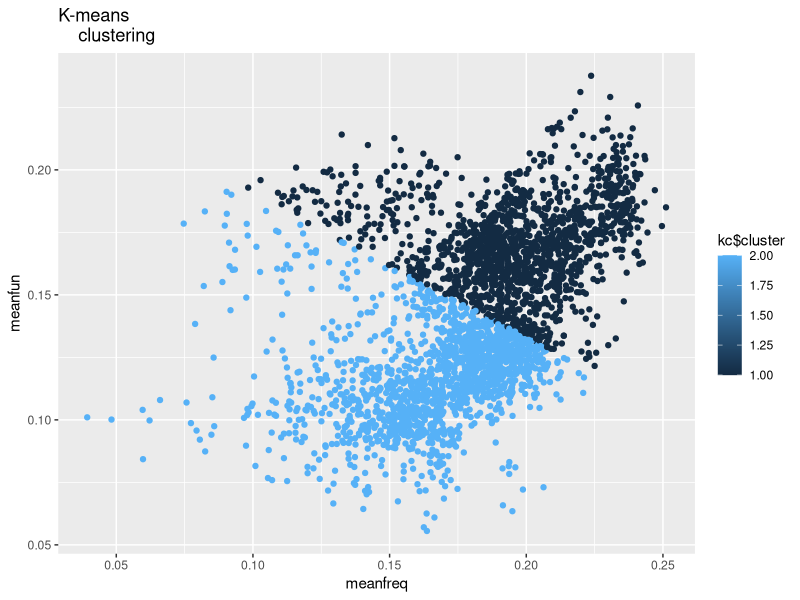
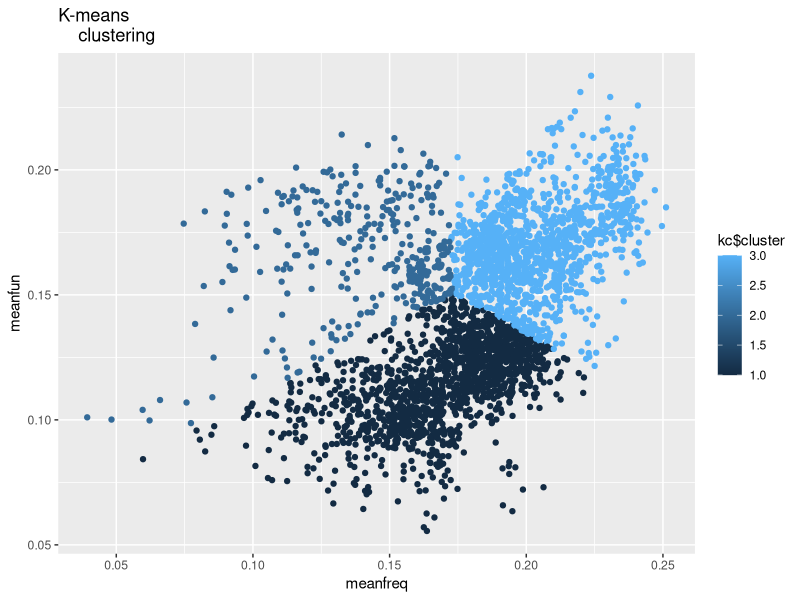
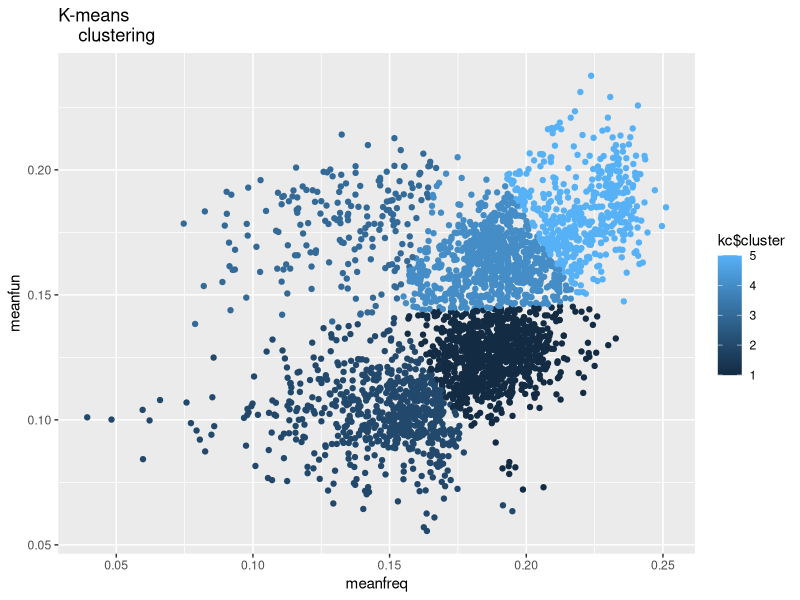
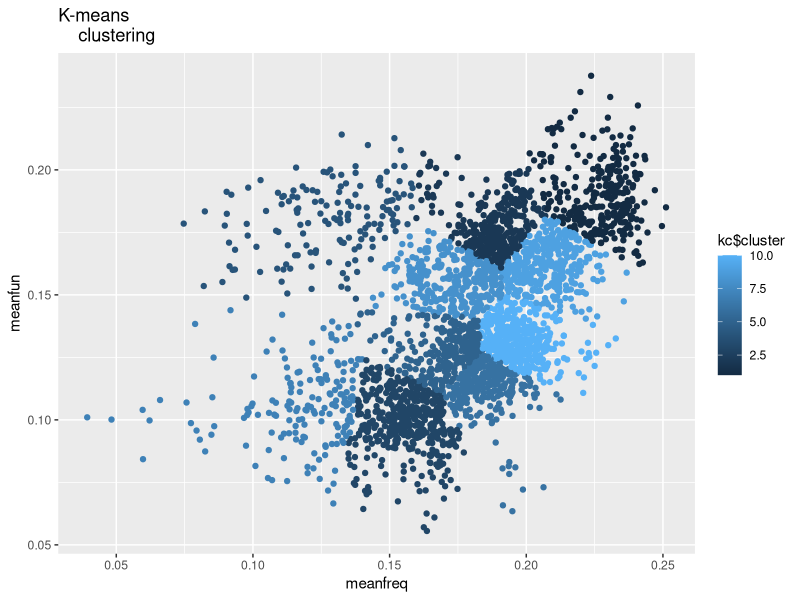
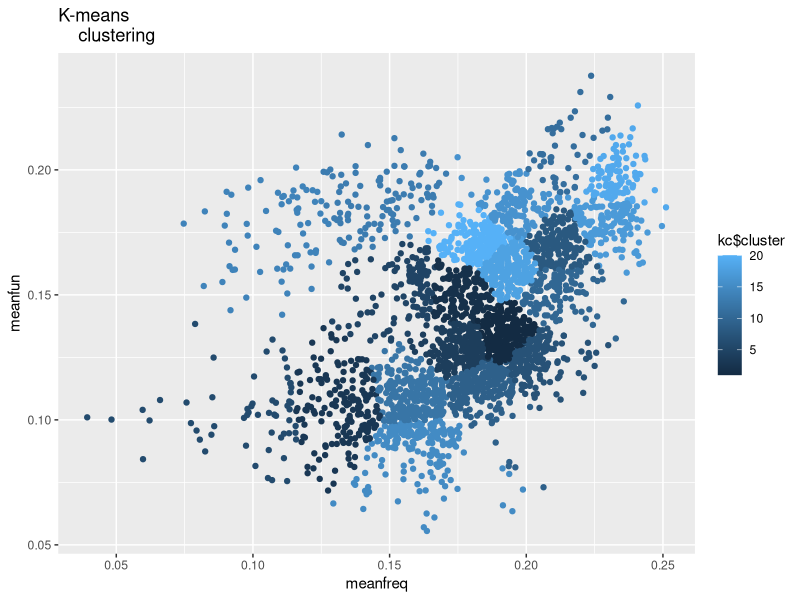

The R script that drew these images, in order:
#!/usr/bin/Rscript
#This is code pertinent to Computer Convergence Applications project

require("ggplot2")

# K-Means Clustering
data <- read.csv("voice.csv", header=TRUE, sep=";")
names(data) <- c("id", "meanfreq", "sd", "median", "Q25", "Q75", "IQR", "skew",
                 "kurt", "sp.ent", "sfm", "mode", "centroid", "meanfun",
                 "minfun", "maxfun", "meandom", "mindom", "maxdom", "dfrange",
                 "modindx", "label")
data$label <- as.factor(data$label)
# Load and name data

v <- c(2,3,5,10,20)
x <- data[,c(2,14)]

for (k in v) {
    kc <- kmeans(x, k)
    #table(kc$cluster, x)

    ggplot(x, aes(data[,'meanfreq'], data[,'meanfun'], color =
                           kc$cluster)) + geom_point() + labs(title ="K-means
    clustering", x ="meanfreq", y = "meanfun")
    str=sprintf("kmeans k=%d.png",k)
    ggsave(str, width = 5, height = 5)

}

